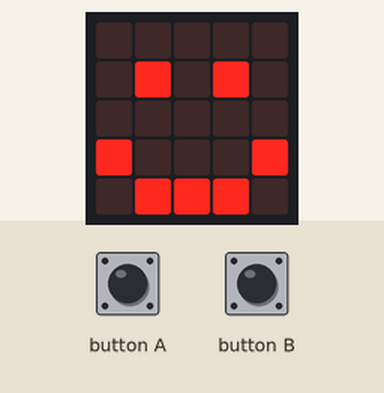
Recording of a program running on a simulated BBC micro:bit (MakeCode). On the bench: the board's 5×5 LED display. The inputs (shaded band) are chosen by the test bench.

Above: at 1.8 s.
1.9 s: button A pressed for 0.15 s
At 2.8 s:
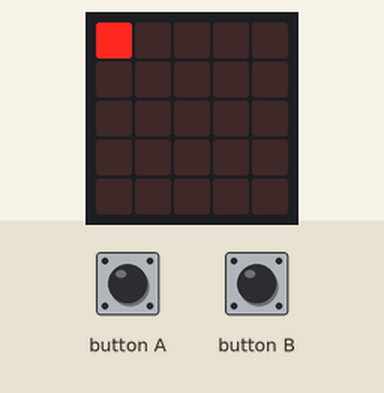
5.0 s: button B pressed for 0.15 s
At 7.5 s:
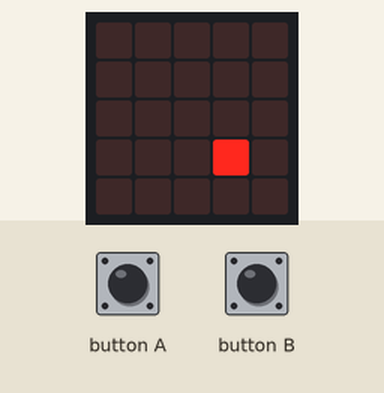
8.1 s: button A pressed for 0.15 s
At 8.7 s:
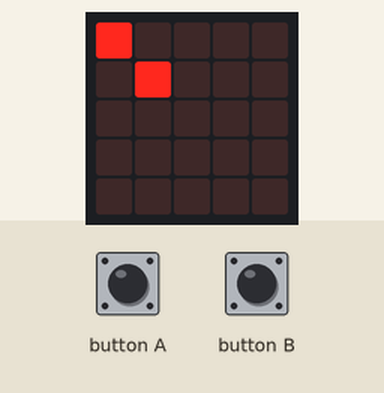
Timing chart, 0 to 11.1 s (numbered marks = the images above; inputs shaded):
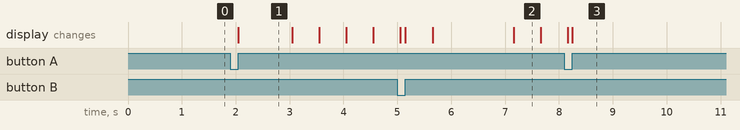

The program:

main.ts
```typescript
// (licence header left out)
// variables
let sprite: game.LedSprite = null
let loopCounter = 0

// setup
basic.clearScreen()
basic.showIcon(IconNames.Happy)

// press "A" button
input.onButtonPressed(Button.A, function () {
  // setup
  basic.clearScreen()
  loopCounter = 0
  sprite = game.createSprite(0, 0)
  // goes from the upper left corner to lower right corner
  while (loopCounter <= 5) {
    basic.pause(500)
    sprite.set(LedSpriteProperty.X, loopCounter)
    sprite.set(LedSpriteProperty.Y, loopCounter)
    loopCounter = loopCounter + 1
  }
  sprite.delete()
  basic.showIcon(IconNames.Happy)
})

// press "B" button
input.onButtonPressed(Button.B, function () {
  basic.clearScreen()
  loopCounter = 5
  sprite = game.createSprite(5, 5)
  // goes from the lower right corner to the upper left corner
  while (loopCounter >= -1) {
    basic.pause(500)
    sprite.set(LedSpriteProperty.X, loopCounter)
    sprite.set(LedSpriteProperty.Y, loopCounter)
    loopCounter = loopCounter - 1
  }
  sprite.delete()
  basic.showIcon(IconNames.Happy)
})
```

Measured:
- after the input at 1.9 s, the display: changes after 0.15 s (image 1)
- after the input at 8.1 s, the display: first differs from a run without the input after 0.15 s (image 3)
- what the display in image 1 shows lasts 1.0 s, from 2.1 s to 3.1 s
- what the display in image 2 shows lasts 0.5 s, from 7.2 s to 7.7 s
